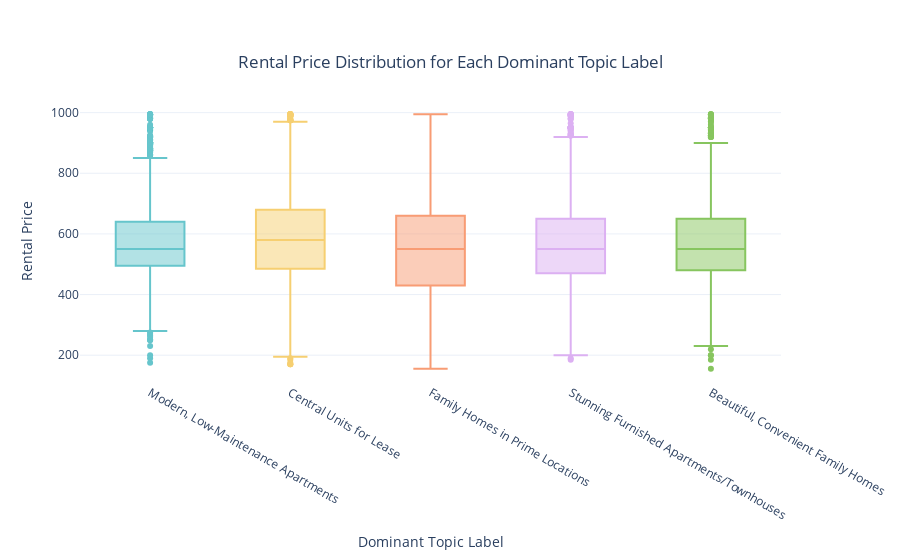

Notebook code for this chart:
### Markdown cell above
### **Further Visualisations of Features**

### Code cell
fig = px.box(
    properties,
    x='Dominant_Topic_Label',
    y='Rent_Price',
    color='Dominant_Topic_Label',
    title='Rental Price Distribution by Dominant Topic Label',
    labels={'Rent_Price': 'Rental Price', 'Dominant_Topic_Label': 'Dominant Topic Label'},
    template='plotly_white',
    color_discrete_sequence=px.colors.qualitative.Pastel
)

fig.update_layout(
    title={
        'text': 'Rental Price Distribution for Each Dominant Topic Label',
        'y': 0.9,
        'x': 0.5,
        'xanchor': 'center',
        'yanchor': 'top'
    },
    xaxis_title='Dominant Topic Label',
    yaxis_title='Rental Price',
    showlegend=False
)

fig.show()

### Figure 1 — Plotly figure (JSON) as saved in the notebook; plotly's stock layout.template omitted (floating-point values rounded to 4 significant figures; data arrays with more than 128 entries replaced by an {"elided": "..."} marker saying what was removed)
{"data": [{"alignmentgroup": "True", "hovertemplate": "Dominant Topic Label=%{x}<br>Rental Price=%{y}<extra></extra>", "legendgroup": "Modern, Low-Maintenance Apartments", "marker": {"color": "rgb(102, 197, 204)"}, "name": "Modern, Low-Maintenance Apartments", "notched": false, "offsetgroup": "Modern, Low-Maintenance Apartments", "orientation": "v", "showlegend": true, "type": "box", "x": {"elided": "3227 str values"}, "x0": " ", "xaxis": "x", "y": {"elided": "3227 int values"}, "y0": " ", "yaxis": "y"}, {"alignmentgroup": "True", "hovertemplate": "Dominant Topic Label=%{x}<br>Rental Price=%{y}<extra></extra>", "legendgroup": "Central Units for Lease", "marker": {"color": "rgb(246, 207, 113)"}, "name": "Central Units for Lease", "notched": false, "offsetgroup": "Central Units for Lease", "orientation": "v", "showlegend": true, "type": "box", "x": {"elided": "2912 str values"}, "x0": " ", "xaxis": "x", "y": {"elided": "2912 float values"}, "y0": " ", "yaxis": "y"}, {"alignmentgroup": "True", "hovertemplate": "Dominant Topic Label=%{x}<br>Rental Price=%{y}<extra></extra>", "legendgroup": "Family Homes in Prime Locations", "marker": {"color": "rgb(248, 156, 116)"}, "name": "Family Homes in Prime Locations", "notched": false, "offsetgroup": "Family Homes in Prime Locations", "orientation": "v", "showlegend": true, "type": "box", "x": {"elided": "2086 str values"}, "x0": " ", "xaxis": "x", "y": {"elided": "2086 int values"}, "y0": " ", "yaxis": "y"}, {"alignmentgroup": "True", "hovertemplate": "Dominant Topic Label=%{x}<br>Rental Price=%{y}<extra></extra>", "legendgroup": "Stunning Furnished Apartments/Townhouses", "marker": {"color": "rgb(220, 176, 242)"}, "name": "Stunning Furnished Apartments/Townhouses", "notched": false, "offsetgroup": "Stunning Furnished Apartments/Townhouses", "orientation": "v", "showlegend": true, "type": "box", "x": {"elided": "2723 str values"}, "x0": " ", "xaxis": "x", "y": {"elided": "2723 int values"}, "y0": " ", "yaxis": "y"}, {"alignmentgroup": "True", "hovertemplate": "Dominant Topic Label=%{x}<br>Rental Price=%{y}<extra></extra>", "legendgroup": "Beautiful, Convenient Family Homes", "marker": {"color": "rgb(135, 197, 95)"}, "name": "Beautiful, Convenient Family Homes", "notched": false, "offsetgroup": "Beautiful, Convenient Family Homes", "orientation": "v", "showlegend": true, "type": "box", "x": {"elided": "1354 str values"}, "x0": " ", "xaxis": "x", "y": {"elided": "1354 int values"}, "y0": " ", "yaxis": "y"}], "layout": {"boxmode": "overlay", "legend": {"title": {"text": "Dominant Topic Label"}, "tracegroupgap": 0}, "showlegend": false, "title": {"text": "Rental Price Distribution for Each Dominant Topic Label", "x": 0.5, "xanchor": "center", "y": 0.9, "yanchor": "top"}, "xaxis": {"anchor": "y", "categoryarray": ["Modern, Low-Maintenance Apartments", "Central Units for Lease", "Family Homes in Prime Locations", "Stunning Furnished Apartments/Townhouses", "Beautiful, Convenient Family Homes"], "categoryorder": "array", "domain": [0, 1], "title": {"text": "Dominant Topic Label"}}, "yaxis": {"anchor": "x", "domain": [0, 1], "title": {"text": "Rental Price"}}}}
